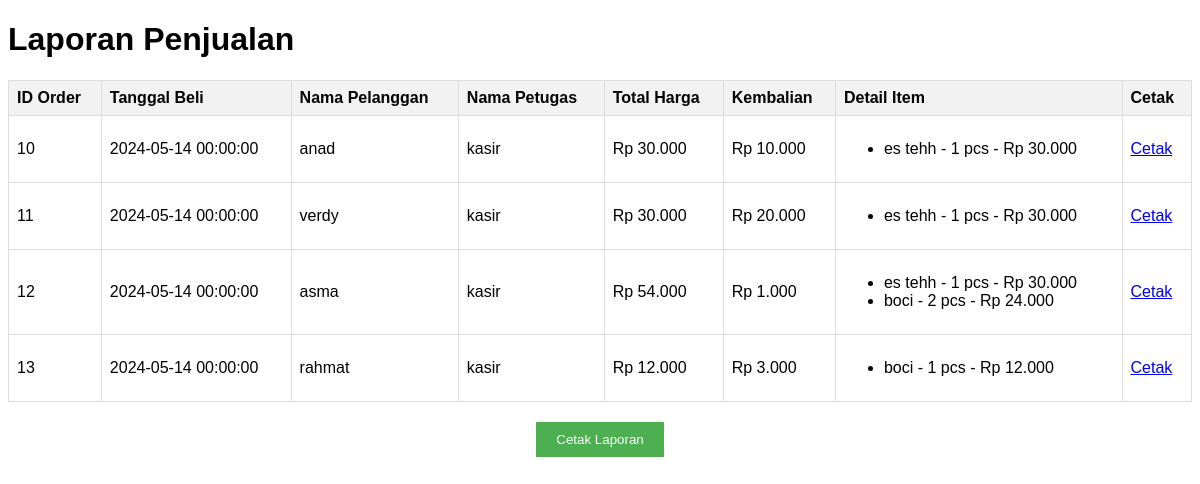
Page /laporan_penjualan.php on the committed database.
### tables this page shows
CREATE TABLE `orders` (
  `id_order` int(11) NOT NULL,
  `tanggal_beli` datetime NOT NULL,
  `bayar` int(11) NOT NULL,
  `kembalian` int(11) NOT NULL,
  `id_user` int(11) NOT NULL,
  `nama_pelanggan` varchar(255) NOT NULL,
  `jumlah` int(11) NOT NULL,
  `total_harga` int(11) NOT NULL
);

CREATE TABLE `user` (
  `id_user` int(11) NOT NULL,
  `nama` varchar(255) NOT NULL,
  `username` varchar(255) NOT NULL,
  `password` varchar(255) NOT NULL,
  `no_telp` varchar(255) NOT NULL,
  `role` enum('admin','kasir') NOT NULL
);

CREATE TABLE `detail_order` (
  `id_detail_order` int(11) NOT NULL,
  `id_order` int(11) NOT NULL,
  `id_barang` int(11) NOT NULL,
  `jumlah` int(11) NOT NULL,
  `subtotal` int(11) NOT NULL
);

CREATE TABLE `barang` (
  `id_barang` int(11) NOT NULL,
  `id_kategori` int(11) NOT NULL,
  `nama` varchar(255) NOT NULL,
  `harga` int(11) NOT NULL,
  `stok` int(11) NOT NULL,
  `gambar` text NOT NULL
);

### laporan_penjualan.php (the view, shortened to what this page needs)
<?php
include 'koneksi.php';
$query_orders = "
    SELECT
        orders.id_order,
        orders.tanggal_beli,
        orders.nama_pelanggan,
        orders.total_harga,
        orders.kembalian,
        user.nama as nama_petugas
    FROM
        orders
    INNER JOIN
        user ON orders.id_user = user.id_user";
$result_orders = mysqli_query($koneksi, $query_orders);
?>
<!DOCTYPE html>
<html lang="en">
<head>
</head>
<body>
    <h1>Laporan Penjualan</h1>
    <table>
        <thead>
            <tr>
                <th>ID Order</th>
                <th>Tanggal Beli</th>
                <th>Nama Pelanggan</th>
                <th>Nama Petugas</th>
                <th>Total Harga</th>
                <th>Kembalian</th>
                <th>Detail Item</th>
                <th>Cetak</th>
            </tr>
        </thead>
        <tbody>
            <?php
            if (mysqli_num_rows($result_orders) > 0) {
                while ($row_order = mysqli_fetch_assoc($result_orders)) {
                    $id_order = $row_order['id_order'];
                    $tanggal_beli = $row_order['tanggal_beli'];
                    $nama_pelanggan = $row_order['nama_pelanggan'];
                    $nama_petugas = $row_order['nama_petugas'];
                    $total_harga = $row_order['total_harga'];
                    $kembalian = $row_order['kembalian'];
                    $total_harga_formatted = "Rp " . number_format($total_harga, 0, ',', '.');
                    $kembalian_formatted = "Rp " . number_format($kembalian, 0, ',', '.');
                    $query_detail_order = "
                        SELECT
                            barang.nama,
                            detail_order.jumlah,
                            detail_order.subtotal
                        FROM
                            detail_order
                        INNER JOIN
                            barang ON detail_order.id_barang = barang.id_barang
                        WHERE
                            detail_order.id_order = $id_order";
                    $result_detail_order = mysqli_query($koneksi, $query_detail_order);
                    ?>
                    <tr>
                        <td><?php echo $id_order; ?></td>
                        <td><?php echo $tanggal_beli; ?></td>
                        <td><?php echo $nama_pelanggan; ?></td>
                        <td><?php echo $nama_petugas; ?></td>
                        <td><?php echo $total_harga_formatted; ?></td>
                        <td><?php echo $kembalian_formatted; ?></td>
                        <td>
                            <ul>
                                <?php
                                if (mysqli_num_rows($result_detail_order) > 0) {
                                    while ($row = mysqli_fetch_assoc($result_detail_order)) {
                                        $nama_barang = $row['nama'];
                                        $jumlah = $row['jumlah'];
                                        $subtotal = $row['subtotal'];
                                        $subtotal_formatted = "Rp " . number_format($subtotal, 0, ',', '.');
                                        echo "<li>$nama_barang - $jumlah pcs - $subtotal_formatted</li>";
                                    }
                                } else {
                                    echo "<li>Tidak ada item yang dipesan</li>";
                                }
                                ?>
                            </ul>
                        </td>
                        <td><a href="?page=cetak_detail_order&&id=<?php echo $id_order; ?>" target="_blank">Cetak</a></td>
                    </tr>
                    <?php
                }
            } else {
                echo "<tr><td colspan='8'>Tidak ada data penjualan</td></tr>";
            }
            ?>
        </tbody>
    </table>
    <div class="button-container">
        <button class="print" onclick="window.print()">Cetak Laporan</button>
    </div>
</body>
</html>

### laporan_penjualan.php (style rules this page uses)
body { font-family: Arial, sans-serif; }
table { width: 100%; border-collapse: collapse; margin-top: 20px; }
th, td { border: 1px solid #ddd; padding: 8px; text-align: left; }
th { background-color: #f2f2f2; }
.button-container { margin-top: 20px; text-align: center; }
button { padding: 10px 20px; margin: 0 5px; cursor: pointer; }
button.print { background-color: #4CAF50; color: white; border: none; }

### rows in the picture
orders: id_order "10", tanggal_beli "2024-05-14 00:00:00", nama_pelanggan "anad", id_user.nama "kasir", total_harga "Rp 30.000", kembalian "Rp 10.000"
detail_order: id_barang.nama "es tehh", jumlah "1", subtotal "Rp 30.000"
orders: id_order "11", tanggal_beli "2024-05-14 00:00:00", nama_pelanggan "verdy", id_user.nama "kasir", total_harga "Rp 30.000", kembalian "Rp 20.000"
detail_order: id_barang.nama "es tehh", jumlah "1", subtotal "Rp 30.000"
orders: id_order "12", tanggal_beli "2024-05-14 00:00:00", nama_pelanggan "asma", id_user.nama "kasir", total_harga "Rp 54.000", kembalian "Rp 1.000"
detail_order: id_barang.nama "es tehh", jumlah "1", subtotal "Rp 30.000"
detail_order: id_barang.nama "boci", jumlah "2", subtotal "Rp 24.000"
orders: id_order "13", tanggal_beli "2024-05-14 00:00:00", nama_pelanggan "rahmat", id_user.nama "kasir", total_harga "Rp 12.000", kembalian "Rp 3.000"
detail_order: id_barang.nama "boci", jumlah "1", subtotal "Rp 12.000"
